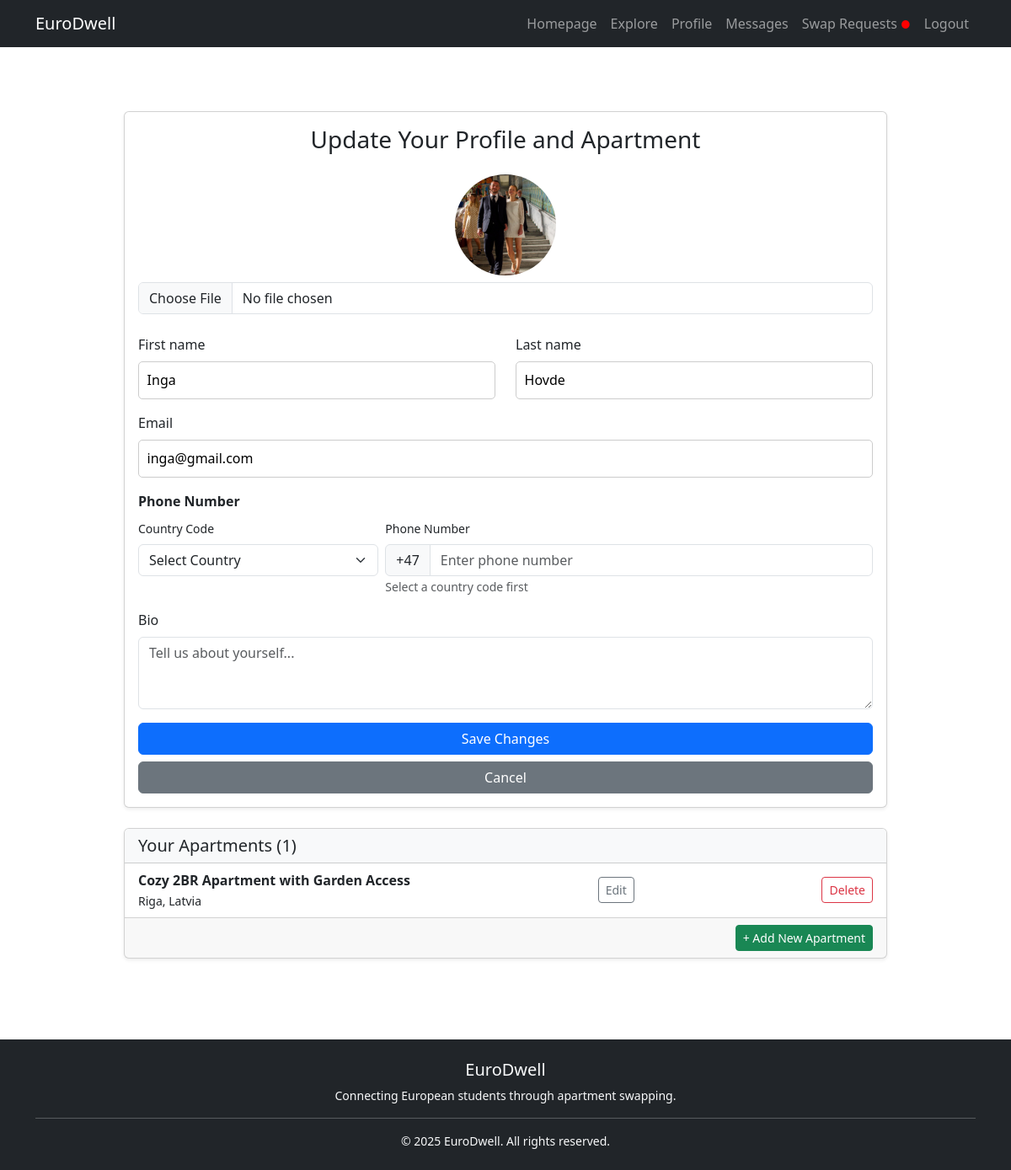
The page /profile/ (signed in) on the database as committed earlier.
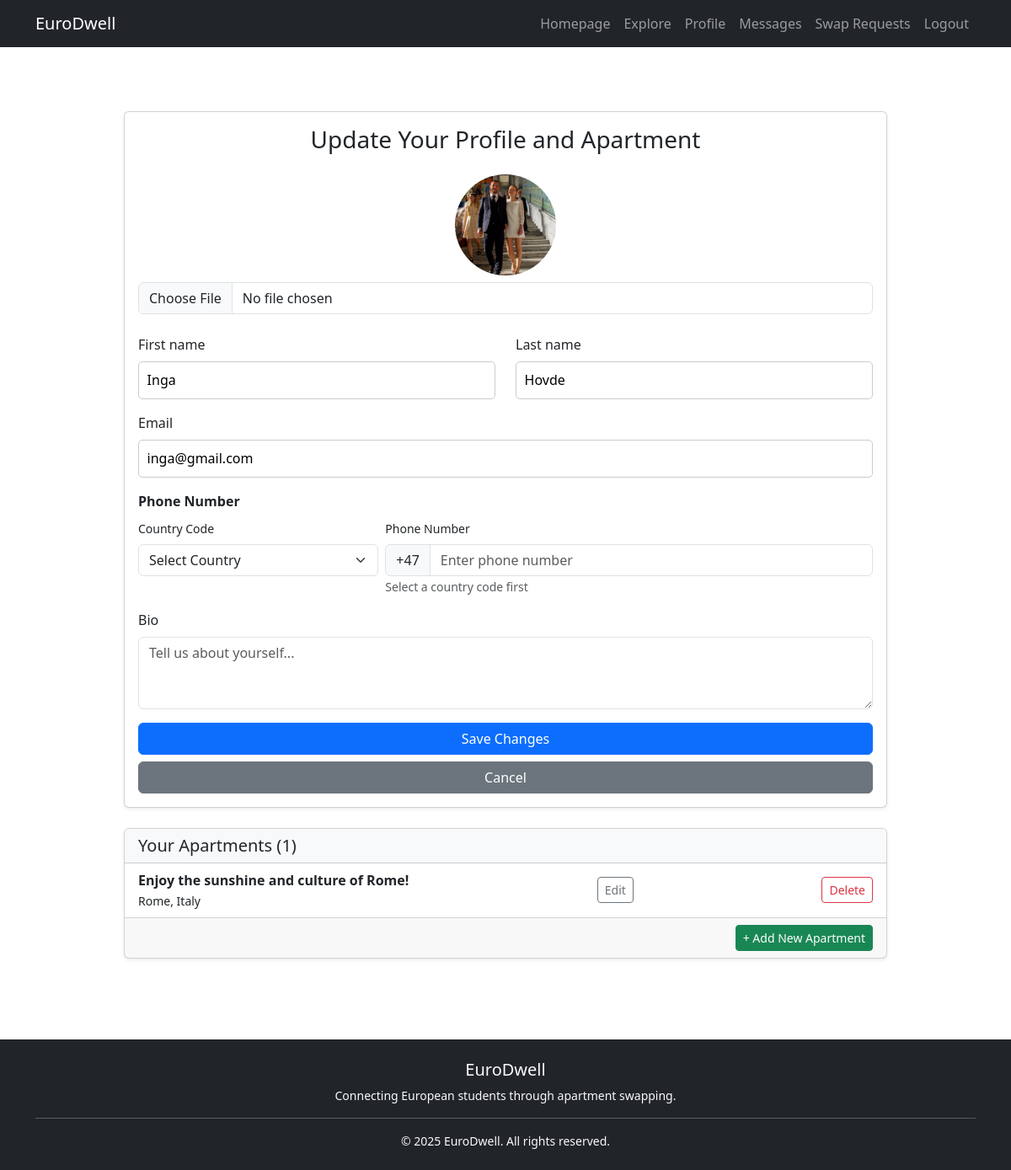
The same page on the database as committed later.
### app/models.py (models this page shows, shortened)
class Apartment(models.Model):
    user = models.ForeignKey(User, on_delete=models.CASCADE)
    title = models.CharField(max_length=200)
    description = models.TextField()
    country = models.CharField(max_length=100,default='Norway')
    city = models.CharField(max_length=100,default='Oslo')
    bedrooms = models.IntegerField(default=1)
    bathrooms = models.IntegerField(default=1)
    shared_bathroom = models.BooleanField(default=False)
    shared_kitchen = models.BooleanField(default=False)
    available_from = models.DateField(default=date.today)
    available_until = models.DateField(default=default_available_until)
    created_at = models.DateTimeField(auto_now_add=True)
    updated_at = models.DateTimeField(auto_now=True)

### app/views.py (the view, shortened to what this page needs)
# urls.py: path('profile/', views.profile, name = 'profile'),
@login_required
def profile(request):
    user_apartments = Apartment.objects.filter(user=request.user)
    eligible_swaps = SwapRequest.objects.filter(
    status="Accepted",
    swap_end_date__lt=now().date()
).filter(
    Q(requester=request.user) | Q(recipient=request.user)
)
    users_to_review = []
    if request.method == 'POST':
        form = ProfileUpdateForm(request.POST, request.FILES, instance=request.user.profile)
        if form.is_valid():
            request.user.email = form.cleaned_data.get('email')
            request.user.first_name = form.cleaned_data.get('first_name')
            request.user.last_name = form.cleaned_data.get('last_name')
            request.user.save()
            form.save()
            from django.contrib import messages
            messages.success(request, 'Your profile has been successfully updated!')
            return redirect('profile')
    else:
        form = ProfileUpdateForm(instance=request.user.profile, initial={
            'email': request.user.email,
            'first_name': request.user.first_name,
            'last_name': request.user.last_name,
        })
    return render(request, 'profile.html', {
        'form': form,
        'user_apartments': user_apartments,
        'users_to_review': users_to_review,
    })

### app/forms.py (shortened to what this page needs)
class ProfileUpdateForm(forms.ModelForm):
    email = forms.EmailField(required=True)
    first_name = forms.CharField(max_length=255, required=True)
    last_name = forms.CharField(max_length=255, required=True)
    phone_country_code = forms.ChoiceField(
        choices=[("", "Select Country")] + EUROPEAN_PHONE_CODES,
        required=False,
        widget=forms.Select(attrs={'class': 'form-select', 'id': 'phone_country_code'})
    )
    phone_local_number = forms.CharField(
        max_length=15,
        required=False,
        widget=forms.TextInput(attrs={
            'class': 'form-control',
            'id': 'phone_local_number',
            'placeholder': 'Enter phone number',
            'pattern': '[0-9\s]*',
            'inputmode': 'numeric'
        })
    )
    class Meta:
        model = Profile
        fields = ['bio', 'avatar']
        widgets = {
            'bio': forms.Textarea(attrs={'rows': 3, 'placeholder': 'Tell us about yourself...', 'class': 'form-control'}),
        }
    def __init__(self, *args, **kwargs):
        super().__init__(*args, **kwargs)

### app/templates/profile.html (shortened to what the changed rows need)
{% extends 'base.html' %}
{% block content %}
<div class="container py-5">
    <div class="row justify-content-center">
        <div class="col-md-10">
            <div class="card shadow-sm">
                <ul class="list-group list-group-flush">
                    {% if user_apartments %}
                    {% for apartment in user_apartments %}
                    <li class="list-group-item d-flex justify-content-between align-items-center flex-column align-items-start">
                        <div class="w-100 d-flex justify-content-between align-items-center">
                            <div>
                                <strong>{{ apartment.title }}</strong><br>
                                <small>{{ apartment.city }}, {{ apartment.country }}</small>
                            </div>
                            <a href="{% url 'edit_apartment' apartment.id %}" class="btn btn-outline-secondary btn-sm">Edit</a>
                            <form action="{% url 'delete_apartment' apartment.id %}" method="post" class="d-inline" onsubmit="return confirm('Are you sure you want to delete this apartment?');">
                                <button type="submit" class="btn btn-outline-danger btn-sm">Delete</button>
                            </form>
                        </div>
                    </li>
                {% endfor %}
                    {% else %}
                        <li class="list-group-item text-muted">You haven't listed any apartments yet.</li>
                    {% endif %}
                </ul>
            </div>
        </div>
    </div>
</div>
{% endblock %}

Rows that differ between the two databases and show on the page:
removed Apartment: title "Cozy 2BR Apartment with Garden Access", city "Riga", country "Latvia"
added Apartment: title "Enjoy the sunshine and culture of Rome!", city "Rome", country "Italy"
